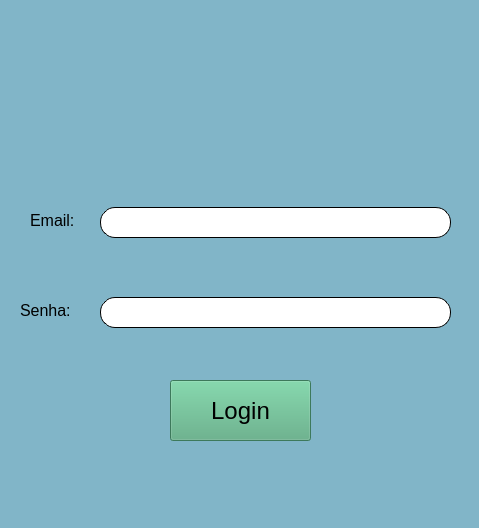
<?xml version="1.0" encoding="UTF-8"?>
<ui version="4.0">
 <class>MainWindow</class>
 <widget class="QMainWindow" name="MainWindow">
  <property name="geometry">
   <rect>
    <x>0</x>
    <y>0</y>
    <width>479</width>
    <height>528</height>
   </rect>
  </property>
  <property name="windowTitle">
   <string>MainWindow</string>
  </property>
  <property name="styleSheet">
   <string notr="true">background-color: rgb(129, 181, 200);</string>
  </property>
  <widget class="QWidget" name="centralwidget">
   <widget class="QLineEdit" name="txt_senha">
    <property name="geometry">
     <rect>
      <x>100</x>
      <y>297</y>
      <width>351</width>
      <height>31</height>
     </rect>
    </property>
    <property name="font">
     <font>
      <pointsize>11</pointsize>
     </font>
    </property>
    <property name="styleSheet">
     <string notr="true">border-radius: 15px;
background-color: rgb(255, 255, 255);
border-style: outset;
border-color: black;
border-width: 1px</string>
    </property>
    <property name="text">
     <string/>
    </property>
   </widget>
   <widget class="QLabel" name="lb_email">
    <property name="geometry">
     <rect>
      <x>30</x>
      <y>200</y>
      <width>59</width>
      <height>41</height>
     </rect>
    </property>
    <property name="font">
     <font>
      <pointsize>12</pointsize>
     </font>
    </property>
    <property name="text">
     <string>Email:</string>
    </property>
   </widget>
   <widget class="QLineEdit" name="txt_email">
    <property name="geometry">
     <rect>
      <x>100</x>
      <y>207</y>
      <width>351</width>
      <height>31</height>
     </rect>
    </property>
    <property name="font">
     <font>
      <pointsize>11</pointsize>
     </font>
    </property>
    <property name="styleSheet">
     <string notr="true">border-radius: 15px;
background-color: rgb(255, 255, 255);
border-style: outset;
border-color: black;
border-width: 1px</string>
    </property>
    <property name="text">
     <string/>
    </property>
   </widget>
   <widget class="QLabel" name="lb_senha">
    <property name="geometry">
     <rect>
      <x>20</x>
      <y>290</y>
      <width>71</width>
      <height>41</height>
     </rect>
    </property>
    <property name="font">
     <font>
      <pointsize>12</pointsize>
     </font>
    </property>
    <property name="text">
     <string>Senha:</string>
    </property>
   </widget>
   <widget class="QPushButton" name="bt_login">
    <property name="geometry">
     <rect>
      <x>170</x>
      <y>380</y>
      <width>141</width>
      <height>61</height>
     </rect>
    </property>
    <property name="font">
     <font>
      <pointsize>18</pointsize>
     </font>
    </property>
    <property name="styleSheet">
     <string notr="true">background-color: rgb(85, 170, 127);
</string>
    </property>
    <property name="text">
     <string>Login</string>
    </property>
   </widget>
   <widget class="QLabel" name="lb_login_icon">
    <property name="geometry">
     <rect>
      <x>140</x>
      <y>20</y>
      <width>211</width>
      <height>171</height>
     </rect>
    </property>
    <property name="toolTip">
     <string>&lt;html&gt;&lt;head/&gt;&lt;body&gt;&lt;p&gt;&lt;img src=&quot;:/login_icon/imagens/login.png&quot;/&gt;&lt;/p&gt;&lt;/body&gt;&lt;/html&gt;</string>
    </property>
    <property name="styleSheet">
     <string notr="true">image: url(:/login_icon/imagens/login.png)</string>
    </property>
    <property name="text">
     <string/>
    </property>
   </widget>
  </widget>
  <widget class="QMenuBar" name="menubar">
   <property name="geometry">
    <rect>
     <x>0</x>
     <y>0</y>
     <width>479</width>
     <height>26</height>
    </rect>
   </property>
  </widget>
  <widget class="QStatusBar" name="statusbar"/>
 </widget>
 <resources>
  <include location="login_icon.qrc"/>
 </resources>
 <connections/>
</ui>
